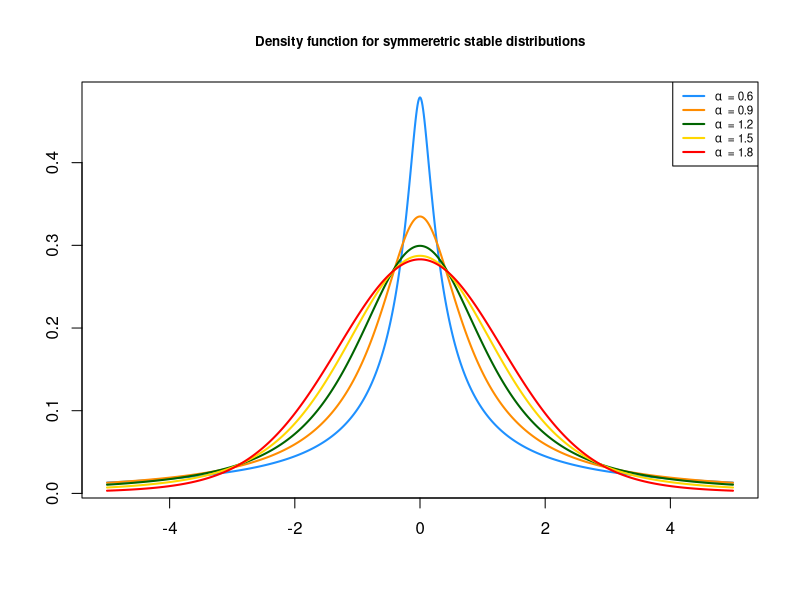
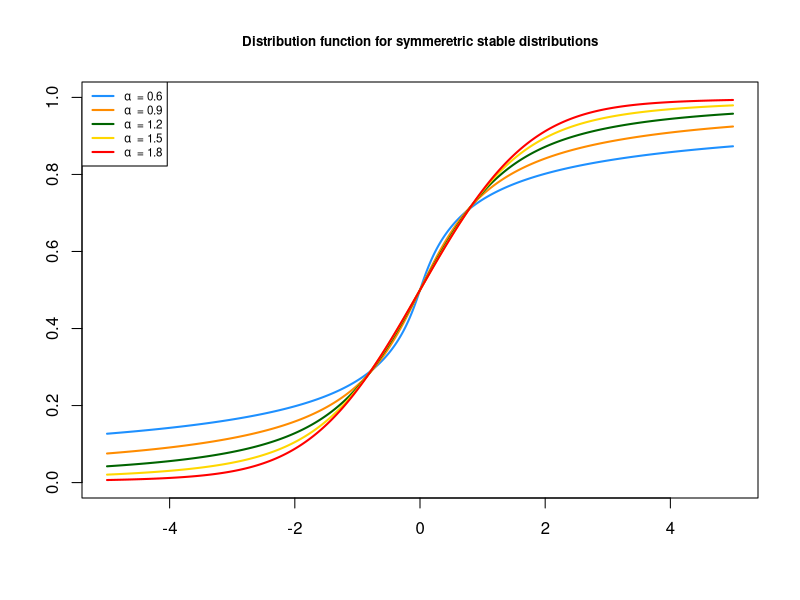
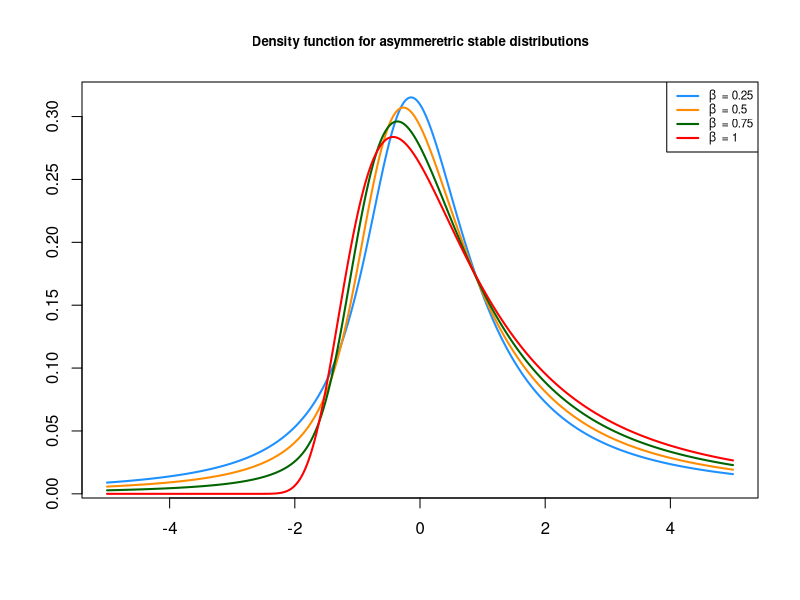
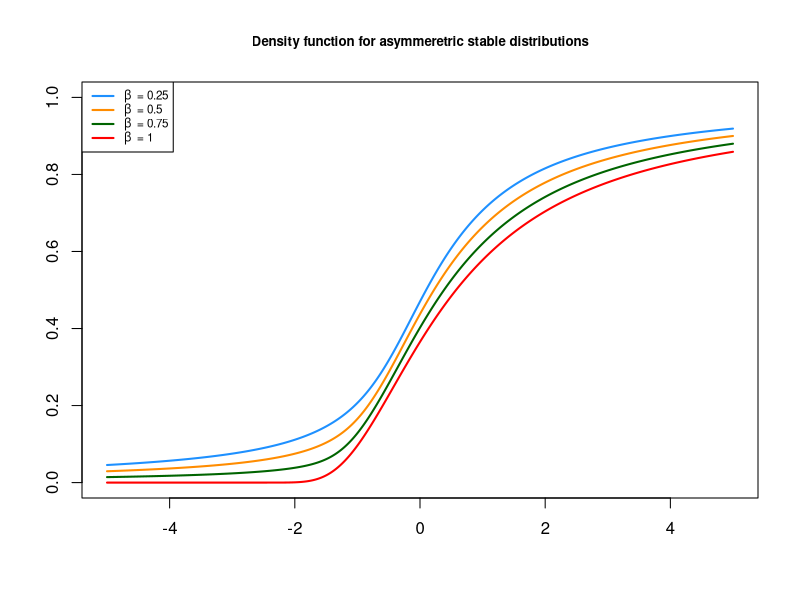
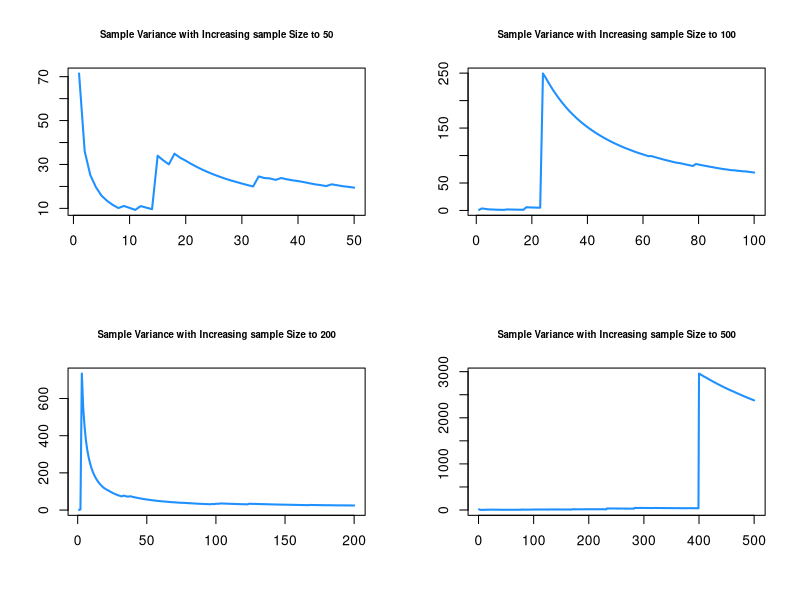
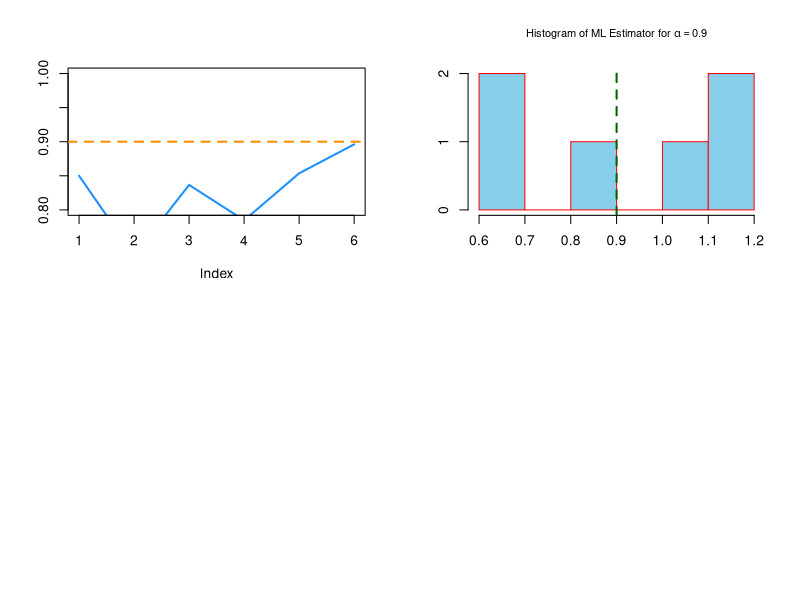

R code for these plots, in order: (Note: this script raises an error after producing the figures.)
## ---- chunk 1
knitr::opts_chunk$set(echo = TRUE, warning = FALSE, message = FALSE)
## ---- chunk 2
library(stabledist)
library(knitr)
## ---- chunk 3
x <- seq(-5, 5, by = 0.01)
plot(x, dstable(x, 0.6, 0, 1, 0), type = "l", lwd = 2, col = "dodgerblue", 
xlab = "", ylab = "", main = "Density function for symmeretric stable distributions", 
cex.main = 0.8)
lines(x, dstable(x, 0.9, 0, 1, 0), type = "l", lwd = 2, col = "darkorange")
lines(x, dstable(x, 1.2, 0, 1, 0), type = "l", lwd = 2, col = "darkgreen")
lines(x, dstable(x, 1.5, 0, 1, 0), type = "l", lwd = 2, col = "gold")
lines(x, dstable(x, 1.8, 0, 1, 0), type = "l", lwd = 2, col = "red")
legend("topright", legend = c(expression(alpha~ " = 0.6"), 
expression(alpha~ " = 0.9"), expression(alpha~ " = 1.2"),
expression(alpha~ " = 1.5"), expression(alpha~ " = 1.8")), 
col = c("dodgerblue", "darkorange", "darkgreen", "gold", "red"), lwd = 2, 
cex = 0.7)

## ---- chunk 4
plot(x, pstable(x, 0.6, 0, 1, 0), type = "l", lwd = 2, col = "dodgerblue", ylim = c(0, 1), 
, xlab = "", ylab = "", main = "Distribution function for symmeretric stable distributions", 
cex.main = 0.8)
lines(x, pstable(x, 0.9, 0, 1, 0), type = "l", lwd = 2, col = "darkorange")
lines(x, pstable(x, 1.2, 0, 1, 0), type = "l", lwd = 2, col = "darkgreen")
lines(x, pstable(x, 1.5, 0, 1, 0), type = "l", lwd = 2, col = "gold")
lines(x, pstable(x, 1.8, 0, 1, 0), type = "l", lwd = 2, col = "red")
legend("topleft", legend = c(expression(alpha~ " = 0.6"), 
expression(alpha~ " = 0.9"), expression(alpha~ " = 1.2"),
expression(alpha~ " = 1.5"), expression(alpha~ " = 1.8")), 
col = c("dodgerblue", "darkorange", "darkgreen", "gold", "red"), lwd = 2, 
cex = 0.7)

## ---- chunk 5
plot(x, dstable(x, 1, 0.25, 1, 0), type = "l", lwd = 2, col = "dodgerblue", 
, xlab = "", ylab = "", main = "Density function for asymmeretric stable distributions",
cex.main = 0.8)
lines(x, dstable(x, 1, 0.5, 1, 0), type = "l", lwd = 2, col = "darkorange")
lines(x, dstable(x, 1, 0.75, 1, 0), type = "l", lwd = 2, col = "darkgreen")
lines(x, dstable(x, 1, 1, 1, 0), type = "l", lwd = 2, col = "red")
legend("topright", legend = c(expression(beta~ " = 0.25"), 
expression(beta~ " = 0.5"), expression(beta~ " = 0.75"),
expression(beta~ " = 1")), 
col = c("dodgerblue", "darkorange", "darkgreen", "red"), lwd = 2, 
cex = 0.7)

## ---- chunk 6
plot(x, pstable(x, 1, 0.25, 1, 0), type = "l", lwd = 2, col = "dodgerblue", ylim = c(0, 1), 
, xlab = "", ylab = "", main = "Density function for asymmeretric stable distributions", 
cex.main = 0.8)
lines(x, pstable(x, 1, 0.5, 1, 0), type = "l", lwd = 2, col = "darkorange")
lines(x, pstable(x, 1, 0.75, 1, 0), type = "l", lwd = 2, col = "darkgreen")
lines(x, pstable(x, 1, 1, 1, 0), type = "l", lwd = 2, col = "red")
legend("topleft", legend = c(expression(beta~ " = 0.25"), 
expression(beta~ " = 0.5"), expression(beta~ " = 0.75"),
expression(beta~ " = 1")), 
col = c("dodgerblue", "darkorange", "darkgreen", "red"), lwd = 2, 
cex = 0.7)

## ---- chunk 7
p <- c(2, 5, 10, 20)
p1 <- pstable(p, 0.6, 0, 1, 0, lower.tail = FALSE)
p2 <- pstable(p, 0.9, 0, 1, 0, lower.tail = FALSE)
p3 <- pstable(p, 1.2, 0, 1, 0, lower.tail = FALSE)
p4 <- pstable(p, 1.5, 0, 1, 0, lower.tail = FALSE)
p5 <- pstable(p, 1.8, 0, 1, 0, lower.tail = FALSE)
df <- data.frame(p = p, p1, p2, p3, p4, p5)
colnames(df) <- c("p", "alpha=0.6", "alpha=0.9", "alpha=1.2", "alpha=1.5",
 "alpha=1.8")
kable(df, "pipe", align = c("l", "c", "c"))
## ---- chunk 8
p <- c(2, 5, 10, 20)
p1 <- pstable(p, 0.6, 0.8, 1, 0, lower.tail = FALSE)
p2 <- pstable(p, 0.9, 0.8, 1, 0, lower.tail = FALSE)
p3 <- pstable(p, 1.2, 0.8, 1, 0, lower.tail = FALSE)
p4 <- pstable(p, 1.5, 0.8, 1, 0, lower.tail = FALSE)
p5 <- pstable(p, 1.8, 0.8, 1, 0, lower.tail = FALSE)

df <- data.frame(p = p, p1, p2, p3, p4, p5)
colnames(df) <- c("p", "alpha=0.6", "alpha=0.9", "alpha=1.2", "alpha=1.5",
 "alpha=1.8")
kable(df, "pipe", align = c("l", "c", "c"))

## ---- chunk 9
n1 <- 50
n2 <- 100
n3 <- 200
n4 <- 500
s1 <- rstable(n1, 1, 0, 1, 0)
s2 <- rstable(n2, 1, 0, 1, 0)
s3 <- rstable(n3, 1, 0, 1, 0)
s4 <- rstable(n4, 1, 0, 1, 0)

par(mfrow = c(2, 2))
plot(cumsum(s1 ^ 2) / (1:length(s1)), type = "l", col = "dodgerblue", 
lwd = 2, xlab = "", ylab = "", main = "Sample Variance with Increasing sample Size to 50", 
cex.main = 0.7)

plot(cumsum(s2 ^ 2) / (1:length(s2)), type = "l", col = "dodgerblue", 
lwd = 2, xlab = "", ylab = "", main = "Sample Variance with Increasing sample Size to 100", 
cex.main = 0.7)

plot(cumsum(s3 ^ 2) / (1:length(s3)), type = "l", col = "dodgerblue", 
lwd = 2, xlab = "", ylab = "", main = "Sample Variance with Increasing sample Size to 200", 
cex.main = 0.7)

plot(cumsum(s4 ^ 2) / (1:length(s4)), type = "l", col = "dodgerblue", 
lwd = 2, xlab = "", ylab = "", main = "Sample Variance with Increasing sample Size to 500", 
cex.main = 0.7)
## ---- chunk 10
n <- 25
r <- 6
alpha1 <- 0.9
beta <- 0
gamma <- 1
mu <- 0
s <- matrix(rep(NA, n * r), r, n)
for(i in 1:r)
s[i, ] <- rstable(n, alpha1, beta, gamma, mu)
alpha_hat_1 <- NULL


start_time <- Sys.time()

for(i in 1:r)
alpha_hat_1[i] <- as.numeric(unlist(optim(0.5, function(par){
ifelse(par<0.1 | par>2, -10000, sum(log(dstable(s[i, ], par, 0, 1, 0))))},
control = list(fnscale = -1))))[1]

end_time <- Sys.time()
end_time - start_time 

c(mean(alpha_hat_1), sd(alpha_hat_1))

plot(cumsum(alpha_hat_1) / (1:length(alpha_hat_1)), type = "l", 
col = "dodgerblue", lwd = 2, ylim = c(0.8, 1), ylab = "")
abline(h = alpha1, col = "darkorange", lwd = 2, lty = 2, xlab = "", ylab = "", main = bquote("Convergenc of ML Estimator for"~alpha == 0.9), 
cex.main = 0.8)

hist(alpha_hat_1, col = "skyblue", border = "red", xlab = "", ylab = "", 
main = bquote("Histogram of ML Estimator for"~alpha == 0.9), 
cex.main = 0.8)
abline(v = alpha1, col = "darkgreen", lwd = 2, lty = 2)
## ---- chunk 11
alpha2 <- 1.5
s <- matrix(rep(NA, n * r), r, n)
for(i in 1:r)
s[i, ] <- rstable(n, alpha, beta, gamma, mu)
alpha_hat_2 <- NULL


start_time <- Sys.time()

for(i in 1:r)
alpha_hat_2[i] <- as.numeric(unlist(optim(1, function(par){
ifelse(par<0.1 | par>2, -10000, sum(log(dstable(s[i, ], par, 0, 1, 0))))},
control = list(fnscale = -1))))[1]

end_time <- Sys.time()
end_time - start_time 

c(mean(alpha_hat_2), sd(alpha_hat_2))


## converganc
plot(cumsum(alpha_hat_2) / (1:length(alpha_hat_2)), type = "l", 
col = "dodgerblue", lwd = 2, xlab = "", ylab = "", main = bquote("Convergenc of ML Estimator for"~alpha == 1.5), 
cex.main = 0.8)
abline(h = alpha2, col = "darkorange", lwd = 2, lty = 2)

## histogram
hist(alpha_hat_2, col = "skyblue", border = "red", xlab = "", ylab = "", 
main = bquote("Histogram of ML Estimator for"~alpha == 1.5), 
cex.main = 0.8)
abline(v = alpha2, col = "darkgreen", lwd = 2, lty = 2)
